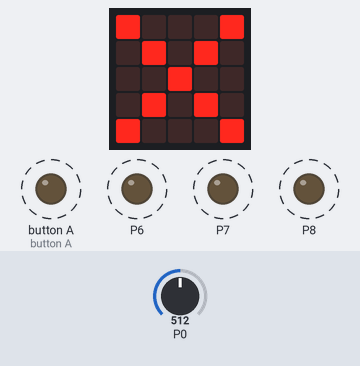
Bench run of a program on a simulated BBC micro:bit (MakeCode). On the bench: the board's 5×5 LED display, output pins drawn as LEDs (lit = HIGH). Dashed ring = blinking. The inputs (shaded band) are chosen by the test bench; at power-on: P0 = 512 (analog values on the 0–1023 scale).

Above: at 2.3 s.
3.6 s: P0 set to 306
At 3.85 s:
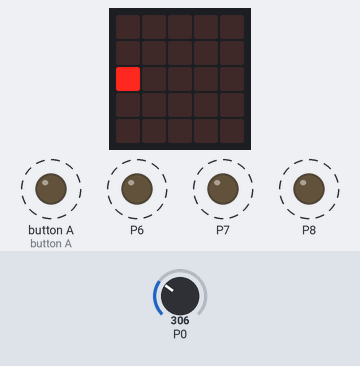
At 4.26 s:
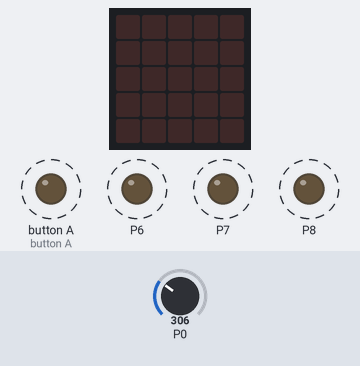
Timing chart, 0 to 11.1 s (numbered marks = the images above; inputs shaded):
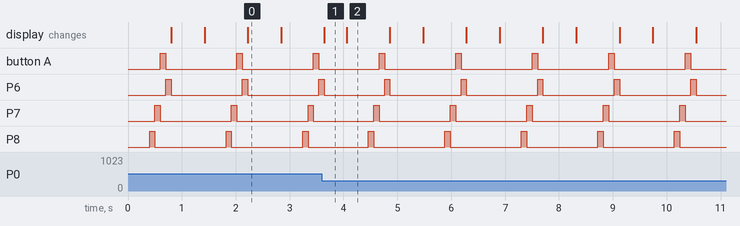

The program:

main.ts
```typescript
function make_null () {
    pins.digitalWritePin(DigitalPin.P8, 0)
    pins.digitalWritePin(DigitalPin.P7, 0)
    pins.digitalWritePin(DigitalPin.P5, 0)
    pins.digitalWritePin(DigitalPin.P6, 0)
}
let sensor_sum = 0
let sensor_9 = 0
let sensor_6 = 0
let sensor_3 = 0
let sensor_12 = 0
let threshold = 200
make_null()
basic.forever(function () {
    make_null()
    basic.showLeds(`
        . . . . .
        . . . . .
        . . . . .
        . . . . .
        . . . . .
        `)
    pins.digitalWritePin(DigitalPin.P8, 1)
    basic.pause(100)
    sensor_12 = pins.analogReadPin(AnalogPin.P0)
    pins.digitalWritePin(DigitalPin.P8, 0)
    pins.digitalWritePin(DigitalPin.P7, 1)
    basic.pause(100)
    sensor_3 = pins.analogReadPin(AnalogPin.P0)
    pins.digitalWritePin(DigitalPin.P7, 0)
    pins.digitalWritePin(DigitalPin.P5, 1)
    basic.pause(100)
    sensor_6 = pins.analogReadPin(AnalogPin.P0)
    pins.digitalWritePin(DigitalPin.P5, 0)
    pins.digitalWritePin(DigitalPin.P6, 1)
    basic.pause(100)
    sensor_9 = pins.analogReadPin(AnalogPin.P0)
    pins.digitalWritePin(DigitalPin.P6, 0)
    sensor_sum = sensor_12 + (sensor_3 + (sensor_6 + sensor_9))
    threshold = 0.9 * (sensor_sum / 4)
    if (sensor_12 < threshold) {
        basic.showLeds(`
            . . # . .
            . . . . .
            . . . . .
            . . . . .
            . . . . .
            `)
    } else if (sensor_3 < threshold) {
        basic.showLeds(`
            . . . . .
            . . . . .
            . . . . #
            . . . . .
            . . . . .
            `)
    } else if (sensor_6 < threshold) {
        basic.showLeds(`
            . . . . .
            . . . . .
            . . . . .
            . . . . .
            . . # . .
            `)
    } else if (sensor_9 < threshold) {
        basic.showLeds(`
            . . . . .
            . . . . .
            # . . . .
            . . . . .
            . . . . .
            `)
    } else {
        basic.showIcon(IconNames.No)
    }
})
```

test.ts
```typescript
// Hier kann man Tests durchführen; diese Datei wird nicht kompiliert, wenn dieses Paket als Erweiterung verwendet wird.
```

Measured:
- after the input at 3.6 s, the display: changes at once (image 1)
- by itself, button A, P6–8: alternates HIGH for 0.10 s and LOW for 1.3 s
- what the display in image 0 shows lasts 0.6 s, from 2.2 s to 2.8 s
- what the display in image 1 shows lasts 0.5 s, from 3.6 s to 4.1 s
- what the display in image 2 shows lasts 0.8 s, from 4.1 s to 4.9 s
